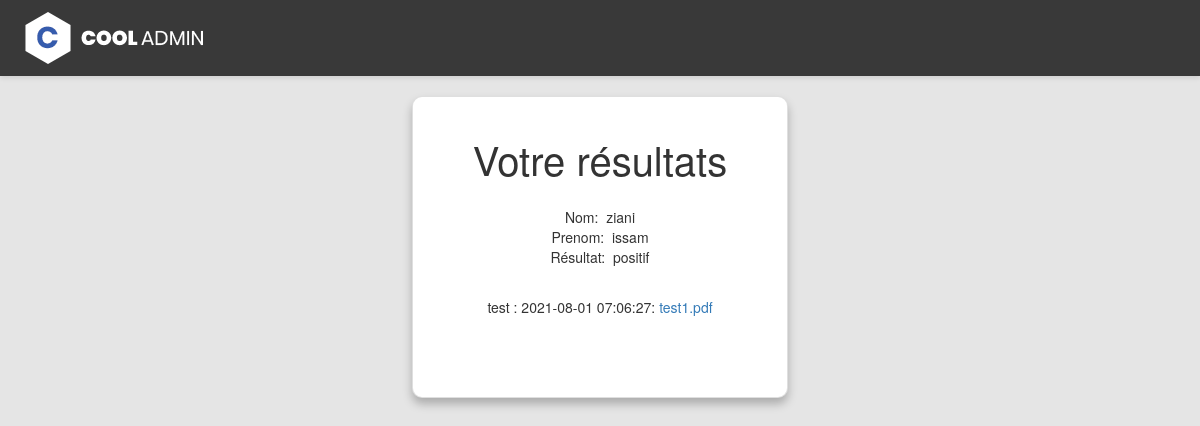
The app's page /result.php, older data.
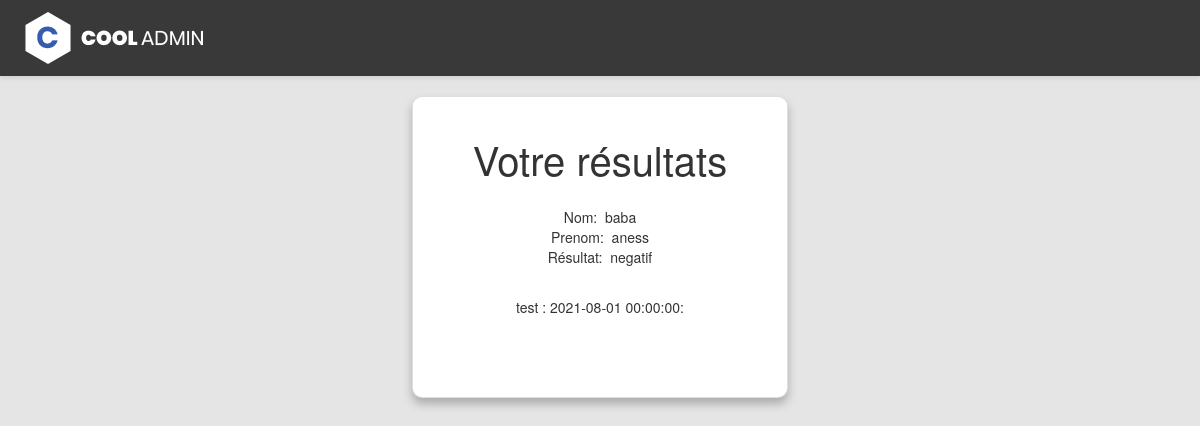
The same page, newer data.
### tables this page shows
CREATE TABLE `test` (
  `id_test` int(10) NOT NULL,
  `nom_p` varchar(10) NOT NULL,
  `prenom_p` varchar(15) NOT NULL,
  `date_naissance` date NOT NULL,
  `type` varchar(15) NOT NULL,
  `resultat` varchar(10) DEFAULT NULL,
  `sexe` varchar(6) NOT NULL,
  `avatar` varchar(255) DEFAULT NULL,
  `date_test` datetime DEFAULT NULL,
  `id_labo` int(10) NOT NULL
);

CREATE TABLE `patient` (
  `id_p` int(10) NOT NULL,
  `pseudo` varchar(20) NOT NULL,
  `mdp` varchar(20) NOT NULL,
  `nom_p` varchar(10) NOT NULL,
  `prenom_p` varchar(15) NOT NULL,
  `date_naissance` date NOT NULL,
  `resultat` varchar(10) NOT NULL,
  `id_test` int(10) NOT NULL,
  `sexe` varchar(6) NOT NULL,
  `avatar` varchar(255) DEFAULT NULL
);

### result.php (the view, shortened to what this page needs)
<!DOCTYPE html>
<html>
    <head>
    <link href="css/font-face.css" rel="stylesheet" media="all">
    <link href="vendor/font-awesome-4.7/css/font-awesome.min.css" rel="stylesheet" media="all">
    <link href="vendor/font-awesome-5/css/fontawesome-all.min.css" rel="stylesheet" media="all">
    <link href="vendor/mdi-font/css/material-design-iconic-font.min.css" rel="stylesheet" media="all">
    <link href="vendor/bootstrap-4.1/bootstrap.min.css" rel="stylesheet" media="all">
    <link href="//maxcdn.bootstrapcdn.com/bootstrap/3.3.0/css/bootstrap.min.css" rel="stylesheet" id="bootstrap-css">
    <link href="css/insert_test.css" rel="stylesheet">
    </head>
<body>
        <header class="header-desktop3 d-none d-lg-block">
            <div class="section__content section__content--p35">
                <div class="header3-wrap">
                    <div class="header__logo" style="margin-left:25px;">
                        <a href="index.php">
                            <img src="images/icon/logo-white.png" alt="CoolAdmin" />
                        </a>
                    </div>
                </div>
        </header>
    <div class="cards">
        <div class="card card-1">
            <center><h1 class="title">Votre résultats</h1></center><br>
            <div>
                <?php
                     try{
                     include("Auth_pub.php");
                     $req_sql = "SELECT * FROM patient WHERE id_test= (SELECT MAX(id_test) FROM test)";
                     $res = $conn->query($req_sql);
                     while($tuple = $res->fetch(PDO::FETCH_ASSOC)){
                         $nom_p = $tuple['nom_p'];
                         $prenom_p = $tuple['prenom_p'];
                         $resultat = $tuple['resultat'];
                         $avatar= $tuple['avatar'];
                         $req_sql2= "SELECT date_test FROM test WHERE nom_p='$nom_p' and prenom_p='$prenom_p'";
                         $res2 = $conn->query($req_sql2);
                     while($tuple2 = $res2->fetch(PDO::FETCH_ASSOC)){
                         $date_test = $tuple2['date_test'];
                     echo "<br/><center>Nom: &nbsp;" . $nom_p . "<br/> Prenom: &nbsp;" . $prenom_p . "<br/>Résultat: &nbsp;" . $resultat . "<br/></center>";
                ?>
                <center style="margin-top:30px">
                <p>test : <?=$date_test?>: <a href="resultat/<?=$avatar?>"> <?=$avatar?></a></p>
                </center>
                <?php
                 }
             } $conn = null;
                     } catch (PDOException $e) {
                         echo "Erreur ! " . $e->getMessage() . "<br/>";
                     }?>
            </div>
    </div>
</div>
</body>
</html>

Row changes from the older to the newer data that the page shows:
no longer on this page (row unchanged): patient: nom_p "ziani", prenom_p "issam", resultat "positif", avatar "test1.pdf"
no longer on this page (row unchanged): test: date_test "2021-08-01 07:06:27"
added patient: nom_p "baba", prenom_p "aness", resultat "negatif"
added test: date_test "2021-08-01 00:00:00"
